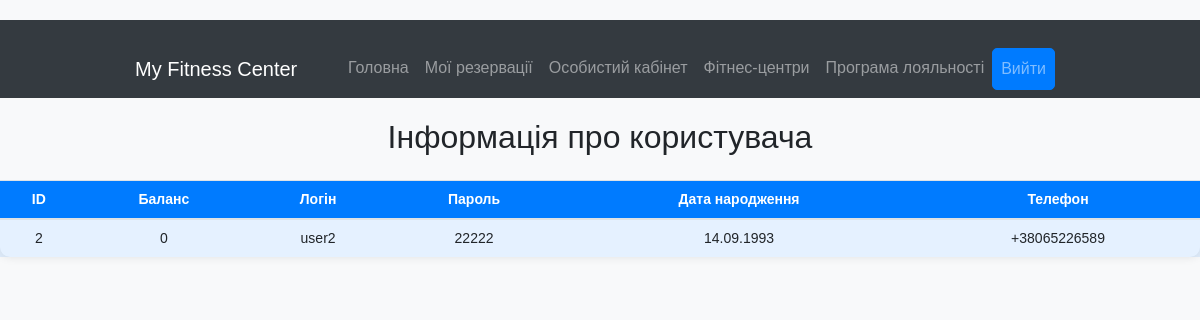
/user (signed in), run on the app's committed database.
### project_package/models.py (models this page shows, shortened)
class User(Base):
    __tablename__ = "user"
    id = Column(Integer, primary_key=True, autoincrement=True, unique=True)
    login = Column(String(50), unique=True, nullable=False)
    password = Column(String(50))
    birth_date = Column(String(50), default='1940-01-01', nullable=False)
    phone = Column(String(50))
    funds = Column(Integer, nullable=False, default=0)
    review = relationship('Review', back_populates='user')

### app.py (the view)
@app.route('/user', methods=['GET'])
@login_required
def get_users():
    user = session.get('user', None)
    user = db_session.query(User).filter_by(id=user['id']).first()
    return render_template('user_info.html', user=user)

### app.py (called while the page is built)
def login_required(f):
    @wraps(f)
    def wrapper(*args, **kwargs):
        if 'user' in session:
            return f(*args, **kwargs)
        else:
            return redirect('/login')
    return wrapper

### templates/user_info.html (shortened to what this page needs)
<!DOCTYPE html>
<html lang="uk">
<head>
    <link href="https://stackpath.bootstrapcdn.com/bootstrap/4.5.2/css/bootstrap.min.css" rel="stylesheet">
</head>
<body>
<nav class="navbar navbar-expand-lg navbar-dark bg-dark">
    <div class="container">
        <a class="navbar-brand" href="/">My Fitness Center</a>
        <div class="collapse navbar-collapse" id="navbarNav">
            <ul class="navbar-nav ml-auto">
                <li class="nav-item">
                    <a class="nav-link" href="/">Головна</a>
                </li>
                <li class="nav-item">
                    <a class="nav-link" href="/user/reservations">Мої резервації</a>
                </li>
                <li class="nav-item">
                    <a class="nav-link" href="/user">Особистий кабінет</a>
                </li>
                <li class="nav-item">
                    <a class="nav-link" href="/fitness_center">Фітнес-центри</a>
                </li>
                <li class="nav-item">
                    <a class="nav-link" href="/">Програма лояльності</a>
                </li>
                <li class="nav-item">
                    <a class="nav-link btn btn-primary btn-logout" href="/logout">Вийти</a>
                </li>
            </ul>
        </div>
    </div>
</nav>
    <h2 class="text-center mb-4">Інформація про користувача</h2>
    <div class="table-responsive">
        <table class="table table-striped">
            <thead>
            <tr>
                <th>ID</th>
                <th>Баланс</th>
                <th>Логін</th>
                <th>Пароль</th>
                <th>Дата народження</th>
                <th>Телефон</th>
            </tr>
            </thead>
            <tbody>
            <tr>
                <td>{{ user.id }}</td>
                <td>{{ user.funds }}</td>
                <td>{{ user.login }}</td>
                <td>{{ user.password }}</td>
                <td>{{ user.birth_date }}</td>
                <td>{{ user.phone }}</td>
            </tr>
            </tbody>
        </table>
    </div>
</body>
</html>

### templates/user_info.html (style rules this page uses)
body { background-color: #f8f9fa; font-family: Arial, sans-serif; padding-top: 20px; }
.container { max-width: 960px; margin-top: 20px; }
.btn-primary { background-color: #007bff; border-color: #007bff; border-radius: 5px; padding: 8px 20px; font-size: 16px; margin-right: 10px; }
.table { background-color: #fff; border-radius: 10px; box-shadow: 0px 0px 10px 0px rgba(0,0,0,0.1); }
.table th, .table td { vertical-align: middle; text-align: center; padding: 8px; font-size: 14px; }
.table th { background-color: #007bff; color: #fff; }
.table-striped tbody tr:nth-of-type(odd) { background-color: rgba(0, 123, 255, 0.1); }

### data on the page
User: id "2", funds "0", login "user2", password "22222", birth_date "14.09.1993", phone "+38065226589"
